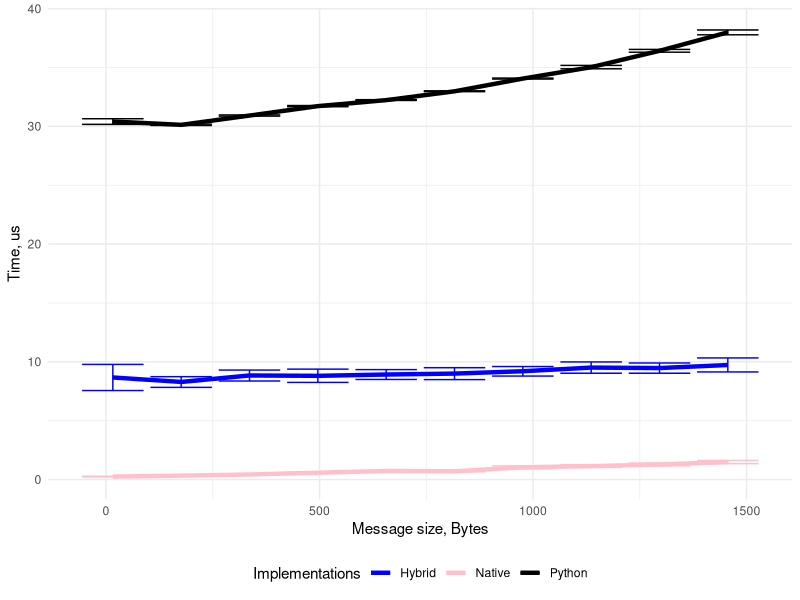

Write the R code that produced this figure.
data<-read.csv("clean-data-hmac.txt", header=T)
data<-data[data$Op=="Enc", ]
require(ggplot2)

pdf("hmac.pdf")
options(repr.plot.width = 4, repr.plot.height = 2)
ggplot(data, aes(x = Block, y = Mean, colour = factor(Type))) +
  geom_line(lwd=1.5) + 
  geom_errorbar(aes(ymax = CIP, ymin = CIN)) +
  xlab("Message size, Bytes") +
  ylab("Time, us") +
  guides(colour=guide_legend(title="Implementations")) +
  scale_colour_manual(values=c(Hybrid="blue",Native="pink",Python="black")) +
  theme_minimal() +
  theme(legend.position="bottom", legend.box = "horizontal")
dev.off()
